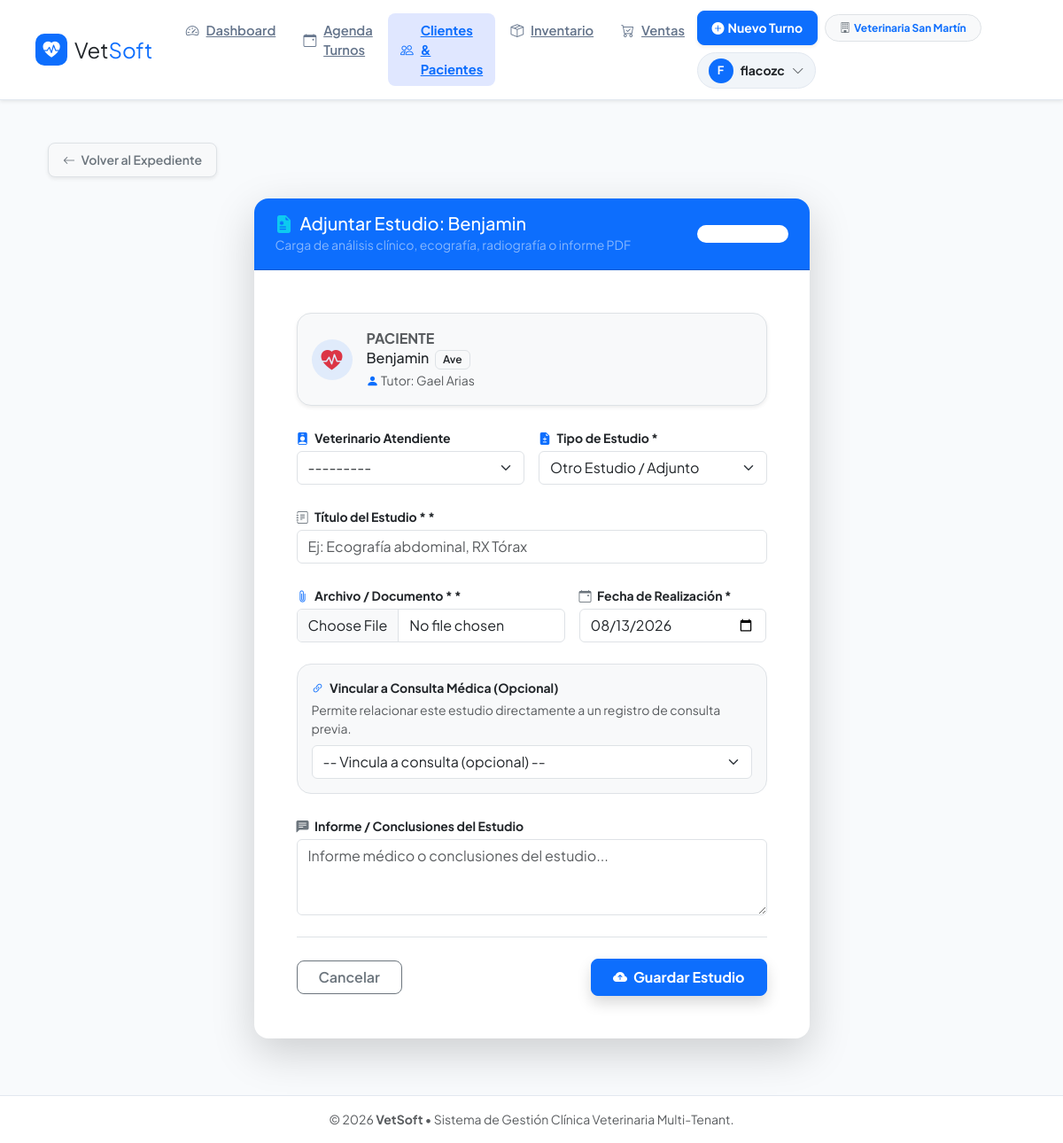
The page /historia-clinica/mascota/39/subir-estudio/ (signed in) on the database its author committed.
### apps/usuarios/models.py (models this page shows, shortened)
class Veterinaria(models.Model):
    nombre = models.CharField(max_length=150, verbose_name="Nombre de la Veterinaria / Clínica")
    cuit_rif = models.CharField(max_length=20, blank=True, null=True, verbose_name="CUIT / ID Fiscal")
    telefono = models.CharField(max_length=30, blank=True, null=True)
    direccion = models.TextField(blank=True, null=True)
    email_contacto = models.EmailField(blank=True, null=True)
    logo = models.ImageField(upload_to='logos_veterinarias/', blank=True, null=True, verbose_name="Logo Institucional")
    creado = models.DateTimeField(auto_now_add=True)
    activo = models.BooleanField(default=True)
    class Meta:
        verbose_name = "Veterinaria"
        verbose_name_plural = "Veterinarias"

### apps/clientes/models.py (models this page shows, shortened)
class Mascota(models.Model):
    SEXO = [
        ('M', 'Macho'),
        ('H', 'Hembra'),
    ]
    cliente = models.ForeignKey(Cliente, on_delete=models.CASCADE, related_name='mascotas')
    nombre = models.CharField(max_length=100)
    especie = models.CharField(max_length=20, choices=ESPECIES, default='CANINO')
    raza = models.CharField(max_length=100, blank=True, null=True)
    fecha_nacimiento = models.DateField(blank=True, null=True, verbose_name="Fecha de Nacimiento")
    sexo = models.CharField(max_length=1, choices=SEXO, default='M')
    peso_kg = models.DecimalField(max_digits=5, decimal_places=2, null=True, blank=True, verbose_name="Peso (kg)")
    castrado = models.BooleanField(default=False, verbose_name="¿Está castrado/a?")
    observaciones = models.TextField(null=True, blank=True, verbose_name="Observaciones")
    creado_en = models.DateTimeField(auto_now_add=True)
    class Meta:
        verbose_name = "Mascota"
        verbose_name_plural = "Mascotas"
        ordering = ['nombre']

class Cliente(models.Model):
    veterinaria = models.ForeignKey(
        Veterinaria,
        on_delete=models.CASCADE,
        related_name='clientes',
        verbose_name="Veterinaria",
        null=True,
        blank=True
    )
    nombre = models.CharField(max_length=100)
    apellido = models.CharField(max_length=100)
    dni = models.CharField(max_length=20, unique=True, verbose_name="DNI / Documento")
    telefono = models.CharField(max_length=30, verbose_name="Teléfono")
    email = models.EmailField(blank=True, null=True)
    direccion = models.CharField(max_length=255, blank=True, null=True, verbose_name="Dirección")
    activo = models.BooleanField(default=True, verbose_name="Cliente Activo")
    creado_en = models.DateTimeField(auto_now_add=True)
    class Meta:
        verbose_name = "Cliente"
        verbose_name_plural = "Clientes"
        ordering = ['apellido', 'nombre']

### apps/historia_clinica/views.py (the view)
# urls.py: path('mascota/<int:mascota_id>/subir-estudio/', views.subir_estudio, name='subir_estudio'),
@login_required
@requerir_rol_veterinario
def subir_estudio(request, mascota_id):
    vet = _get_veterinaria(request)
    if request.user.is_superuser or not vet:
        mascota = get_object_or_404(Mascota, pk=mascota_id)
    else:
        mascota = Mascota.objects.filter(pk=mascota_id, cliente__veterinaria=vet).first()
        if not mascota:
            mascota = get_object_or_404(Mascota, pk=mascota_id)
    if request.method == 'POST':
        form = EstudioMedicoForm(request.POST, request.FILES, veterinaria=vet, mascota=mascota)
        if form.is_valid():
            estudio = form.save(commit=False)
            estudio.mascota = mascota
            if vet:
                estudio.veterinaria = vet
            elif hasattr(mascota.cliente, 'veterinaria'):
                estudio.veterinaria = mascota.cliente.veterinaria
            estudio.save()
            messages.success(request, f"Estudio '{estudio.titulo}' adjuntado correctamente a {mascota.nombre}.")
            return redirect('clientes:detalle_historia_clinica', mascota_id=mascota.id)
        else:
            messages.error(request, "Error al subir el estudio médico. Revisa los archivos o datos.")
    else:
        form = EstudioMedicoForm(veterinaria=vet, mascota=mascota)
    return render(request, 'historia_clinica/form_estudio.html', {
        'form': form,
        'mascota': mascota,
        'titulo': f'Adjuntar Estudio: {mascota.nombre}'
    })

### templates/historia_clinica/form_estudio.html (shortened to what this page needs)
{% extends 'base.html' %}
{% block content %}
<div class="container py-4">
    <div class="mb-4">
        <a href="{% url 'historia_clinica:expediente_mascota' mascota.id %}" class="btn btn-light btn-sm border shadow-sm px-3 py-2 fw-semibold rounded-3 text-secondary">
            <i class="bi bi-arrow-left me-1"></i> Volver al Expediente
        </a>
    </div>
    <div class="row justify-content-center">
        <div class="col-md-8 col-lg-7">
            <div class="card border-0 shadow-lg rounded-4 overflow-hidden">
                <div class="card-header bg-primary text-white py-3 px-4 d-flex justify-content-between align-items-center">
                    <div>
                        <h4 class="card-title h5 mb-0 fw-extrabold d-flex align-items-center gap-2">
                            <i class="bi bi-file-earmark-medical-fill text-info"></i> {{ titulo|default:"Adjuntar Estudio Médico" }}
                        </h4>
                        <small class="text-white-50">Carga de análisis clínico, ecografía, radiografía o informe PDF</small>
                    </div>
                    <span class="badge bg-white bg-opacity-20 text-white small px-3 py-1.5 rounded-pill">Diagnóstico</span>
                </div>
                <div class="card-body p-4 p-md-5">
                    <div class="p-3 bg-light rounded-4 border mb-4 shadow-sm">
                        <div class="d-flex align-items-center gap-3">
                            <div class="bg-primary bg-opacity-10 text-primary p-2.5 rounded-circle d-flex align-items-center justify-content-center" style="width: 46px; height: 46px;">
                                <i class="bi bi-heart-pulse-fill fs-4 text-danger"></i>
                            </div>
                            <div>
                                <span class="extra-small text-muted fw-bold text-uppercase tracking-wider d-block">Paciente</span>
                                <h6 class="fw-extrabold mb-0 text-dark fs-6">
                                    {{ mascota.nombre }}
                                    <span class="badge bg-light text-dark border ms-1 fw-semibold extra-small">{{ mascota.get_especie_display }}</span>
                                </h6>
                                <small class="text-muted extra-small">
                                    <i class="bi bi-person-fill text-primary"></i> Tutor: {{ mascota.cliente.nombre }} {{ mascota.cliente.apellido }}
                                </small>
                            </div>
                        </div>
                    </div>
                    <form method="post" enctype="multipart/form-data" novalidate>
                        <div class="row g-3 mb-4">
                            <div class="col-md-6">
                                <label for="{{ form.veterinario.id_for_label }}" class="form-label fw-bold text-dark small mb-1">
                                    <i class="bi bi-person-badge-fill text-primary me-1"></i> Veterinario Atendiente
                                </label>
                                {{ form.veterinario }}
                            </div>
                            <div class="col-md-6">
                                <label for="{{ form.tipo_estudio.id_for_label }}" class="form-label fw-bold text-dark small mb-1">
                                    <i class="bi bi-file-earmark-diff-fill text-primary me-1"></i> Tipo de Estudio *
                                </label>
                                {{ form.tipo_estudio }}
                            </div>
                        </div>
                        <div class="mb-4">
                            <label for="{{ form.titulo.id_for_label }}" class="form-label fw-bold text-dark small mb-1">
                                <i class="bi bi-journal-text text-secondary me-1"></i> {{ form.titulo.label }} *
                            </label>
                            {{ form.titulo }}
                        </div>
                        <div class="row g-3 mb-4">
                            <div class="col-md-7">
                                <label for="{{ form.archivo.id_for_label }}" class="form-label fw-bold text-dark small mb-1">
                                    <i class="bi bi-paperclip text-primary me-1"></i> {{ form.archivo.label }} *
                                </label>
                                {{ form.archivo }}
                            </div>
                            <div class="col-md-5">
                                <label for="{{ form.fecha_estudio.id_for_label }}" class="form-label fw-bold text-dark small mb-1">
                                    <i class="bi bi-calendar-event text-secondary me-1"></i> {{ form.fecha_estudio.label }}
                                </label>
                                {{ form.fecha_estudio }}
                            </div>
                        </div>
                        <div class="mb-4 p-3 bg-light rounded-4 border">
                            <label for="{{ form.consulta.id_for_label }}" class="form-label fw-bold text-dark small d-block mb-1">
                                <i class="bi bi-link-45deg text-primary me-1"></i> Vincular a Consulta Médica (Opcional)
                            </label>
                            <small class="text-muted d-block mb-2">Permite relacionar este estudio directamente a un registro de consulta previa.</small>
                            {{ form.consulta }}
                        </div>
                        <div class="mb-4">
                            <label for="{{ form.observaciones.id_for_label }}" class="form-label fw-bold text-dark small mb-1">
                                <i class="bi bi-chat-left-text-fill text-secondary me-1"></i> Informe / Conclusiones del Estudio
                            </label>
                            {{ form.observaciones }}
                        </div>
                        <div class="d-flex justify-content-between align-items-center pt-4 border-top mt-4">
                            <a href="{% url 'historia_clinica:expediente_mascota' mascota.id %}" class="btn btn-outline-secondary px-4 fw-semibold rounded-3">
                                Cancelar
                            </a>
                            <button type="submit" class="btn btn-primary fw-bold px-4 py-2 rounded-3 shadow">
                                <i class="bi bi-cloud-arrow-up-fill me-1"></i> Guardar Estudio
                            </button>
                        </div>
                    </form>
                </div>
            </div>
        </div>
    </div>
</div>
{% endblock %}

### templates/base.html (shortened to what this page needs)
<!DOCTYPE html>
<html lang="es">
<head>
    <link href="https://cdn.jsdelivr.net/npm/bootstrap@5.3.2/dist/css/bootstrap.min.css" rel="stylesheet">
    <link rel="stylesheet" href="https://cdn.jsdelivr.net/npm/bootstrap-icons@1.11.1/font/bootstrap-icons.css">
</head>
<body>
    <nav class="navbar navbar-expand-lg navbar-main sticky-top shadow-sm">
        <div class="container-fluid px-3 px-lg-4">
            <a class="navbar-brand fw-extrabold text-dark d-flex align-items-center gap-2 me-4" href="{% url 'dashboard:index' %}">
                <div class="navbar-brand-logo">
                    <i class="bi bi-heart-pulse-fill"></i>
                </div>
                <span class="fs-4">Vet<span class="text-primary">Soft</span></span>
            </a>
            <div class="collapse navbar-collapse" id="navbarNav">
                <ul class="navbar-nav me-auto mb-2 mb-lg-0 gap-1">
                    <li class="nav-item">
                        <a class="nav-link-custom {% if request.resolver_match.app_name == 'dashboard' %}active{% endif %}" href="{% url 'dashboard:index' %}">
                            <i class="bi bi-speedometer2"></i> Dashboard
                        </a>
                    </li>
                    <li class="nav-item">
                        <a class="nav-link-custom {% if request.resolver_match.app_name == 'turnos' %}active{% endif %}" href="{% url 'turnos:agenda_diaria' %}">
                            <i class="bi bi-calendar-event"></i> Agenda Turnos
                        </a>
                    </li>
                    <li class="nav-item">
                        <a class="nav-link-custom {% if request.resolver_match.app_name == 'clientes' or request.resolver_match.app_name == 'historia_clinica' %}active{% endif %}" href="{% url 'clientes:lista_clientes' %}">
                            <i class="bi bi-people"></i> Clientes & Pacientes
                        </a>
                    </li>
                    <li class="nav-item">
                        <a class="nav-link-custom {% if request.resolver_match.app_name == 'inventario' %}active{% endif %}" href="{% url 'inventario:lista_productos' %}">
                            <i class="bi bi-box-seam"></i> Inventario
                        </a>
                    </li>
                    <li class="nav-item">
                        <a class="nav-link-custom {% if request.resolver_match.app_name == 'ventas' %}active{% endif %}" href="{% url 'ventas:lista_ventas' %}">
                            <i class="bi bi-cart-check"></i> Ventas
                        </a>
                    </li>
                </ul>
                <div class="d-flex align-items-center gap-2 flex-wrap">
                    <a href="{% url 'turnos:nuevo_turno' %}" class="btn btn-primary btn-sm fw-bold px-3 py-2 rounded-3 shadow-sm d-inline-flex align-items-center gap-1">
                        <i class="bi bi-plus-circle-fill"></i> Nuevo Turno
                    </a>
                    {% if user.is_authenticated %}
                        <span class="badge bg-light text-primary border px-3 py-2 rounded-pill small fw-bold d-inline-flex align-items-center gap-1">
                            <i class="bi bi-building text-secondary"></i>
                            {% if request.veterinaria %}
                                {{ request.veterinaria.nombre }}
                            {% elif user.perfil and user.perfil.veterinaria %}
                                {{ user.perfil.veterinaria.nombre }}
                            {% else %}
                                Súper Admin
                            {% endif %}
                        </span>
                        <div class="dropdown">
                            <button class="btn user-dropdown-btn d-flex align-items-center gap-2" type="button" id="userMenu" data-bs-toggle="dropdown" aria-expanded="false">
                                <div class="avatar-circle">
                                    {{ user.username|slice:":1"|upper }}
                                </div>
                                <span class="fw-bold small text-dark d-none d-md-inline">{{ user.username }}</span>
                                <i class="bi bi-chevron-down small text-muted"></i>
                            </button>
                        </div>
                    {% endif %}
                </div>
            </div>
        </div>
    </nav>
    <div class="container main-container">
        {% block content %}
        {% endblock %}
    </div>
    <footer class="footer mt-auto py-3 text-center text-muted small">
        <div class="container">
            <span>&copy; {% now "Y" %} <strong>VetSoft</strong> &bull; Sistema de Gestión Clínica Veterinaria Multi-Tenant.</span>
        </div>
    </footer>
</body>
</html>

### rows shown on the page
Veterinaria: veterinaria.nombre "Veterinaria San Martín"
Mascota: nombre "Benjamin", especie "Ave", cliente.nombre "Gael", cliente.apellido "Arias"

### other values the page prints
{{ user.username|slice:":1"|upper }} "F"
{{ user.username }} "flacozc"
{{ titulo|default:"Adjuntar Estudio Médico" }} "Adjuntar Estudio: Benjamin"
